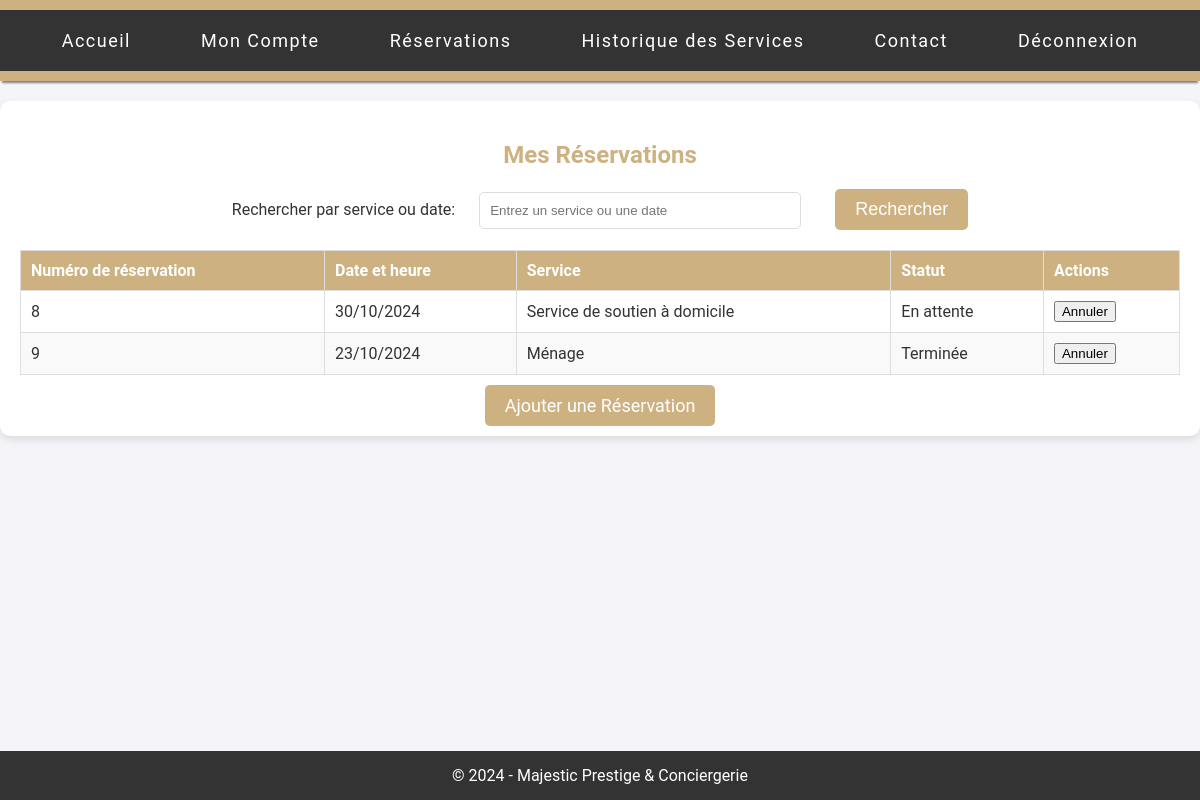
The page /dash_reservation/ (signed in) on the database as committed earlier.
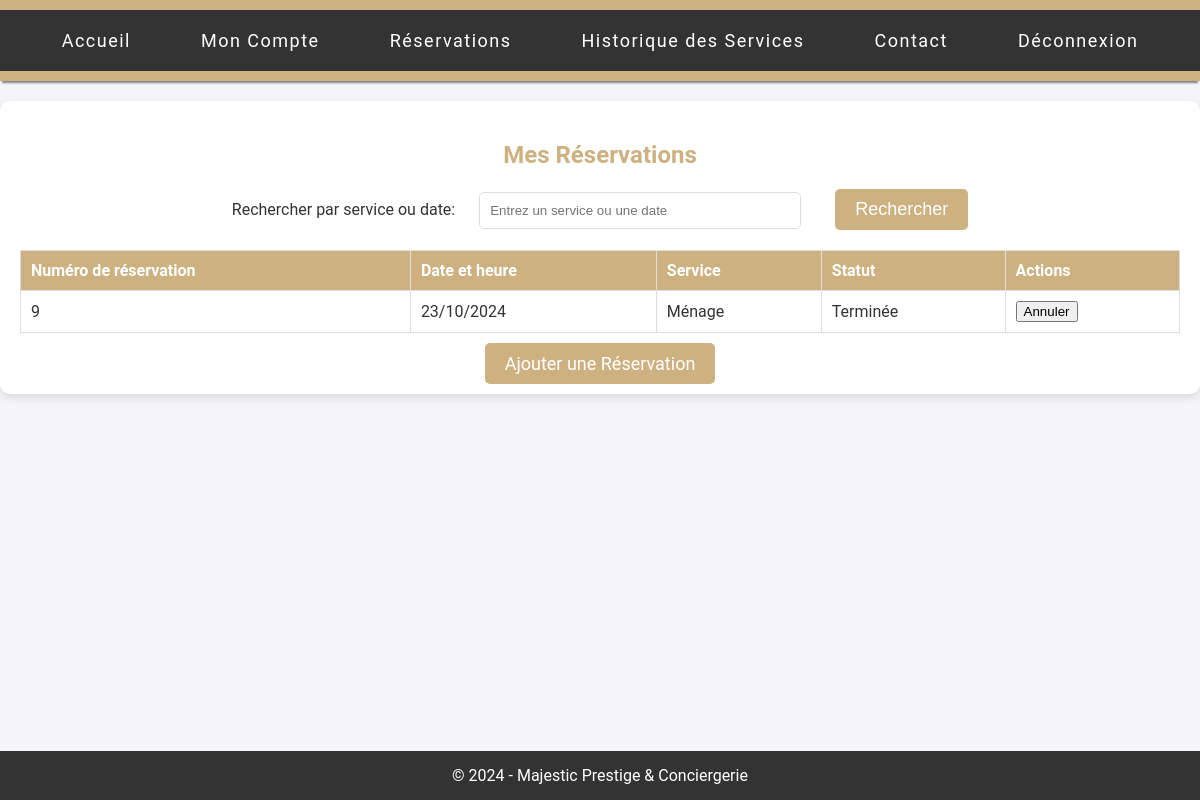
The same page on the database as committed later.
### services/models.py (models this page shows, shortened)
class BaseModel(models.Model):
    created_at = models.DateTimeField(auto_now_add=True)
    id = models.AutoField(primary_key=True)
    class Meta:
        abstract = True  # Indique que cette classe ne doit pas créer de table dans la base

class Reservation(BaseModel):
    STATUS_CHOICES = [
        ('En attente', 'En attente'),
        ('Confirmée', 'Confirmée'),
        ('Annulée', 'Annulée'),
        ('Terminée', 'Terminée'),
    ]
    client = models.ForeignKey(Client, on_delete=models.CASCADE)
    client_address = models.CharField(max_length=100)
    service = models.ForeignKey(Service, on_delete=models.CASCADE)
    service_description = models.TextField()
    datetime_start = models.DateTimeField()
    datetime_end = models.DateTimeField()
    reservation_status = models.CharField(
        max_length=25,
        choices=STATUS_CHOICES,
        default='En attente'
    )
    def __str__(self):
        username = self.client.user.username if self.client.user else "Client sans compte"
        return f'Reservation for {username} on {self.datetime_start}'

class Service(BaseModel):
    client = models.ForeignKey(Client, on_delete=models.CASCADE, default=1)
    service_name = models.CharField(max_length=50)
    service_description = models.TextField()
    date_service = models.DateTimeField(default=timezone.now)
    price = models.FloatField()
    image_path = models.CharField(max_length=255, blank=True, null=True)
    subservice1_name = models.CharField(max_length=50, blank=True, null=True)
    subservice1_description = models.TextField(blank=True, null=True)
    subservice2_name = models.CharField(max_length=50, blank=True, null=True)
    subservice2_description = models.TextField(blank=True, null=True)

### services/views.py (the view, shortened to what this page needs)
# urls.py: path('dash_reservation/', views.dash_reservation, name='dash_reservation'),
@login_required
def dash_reservation(request):
    query = request.GET.get('search', '').strip()
    reservations = Reservation.objects.none()
    if request.user.is_authenticated:
        client_instance = Client.objects.get(user=request.user)
        reservations = Reservation.objects.filter(client=client_instance)
        print("Toutes les réservations de l'utilisateur:", reservations)
    return render(request, 'dash_reservation.html', {'reservations': reservations, 'search': query})

### services/templates/front_end/dash_reservation.html (shortened to what this page needs)
{% load static %}
<!DOCTYPE html>
<html lang="fr">
<head>
    <link rel="stylesheet" href="{% static 'css/dash-reservation.css' %}">
</head>
<body>
    <header>
        <nav>
            <ul>
                <li><a href="{% url 'accueil' %}">Accueil</a></li>
                <li><a href="{% url 'mon_compte' %}">Mon Compte</a></li>
                <li><a href="{% url 'dash_reservation' %}">Réservations</a></li>
                <li><a href="{% url 'historique_service' %}">Historique des Services</a></li>
                <li><a href="{% url 'contact' %}">Contact</a></li>
                <li><a href="{% url 'logout_user' %}">Déconnexion</a></li>
            </ul>
        </nav>
    </header>
    <main>
        <h2>Mes Réservations</h2>
        <div class="search-container">
            <form action="{% url 'dash_reservation' %}" method="get">
                <label for="search">Rechercher par service ou date:</label>
                <input type="text" id="search" name="search" placeholder="Entrez un service ou une date" value="{{ search }}">
                <button type="submit">Rechercher</button>
            </form>
        </div>
        <table>
            <thead>
                <tr>
                    <th>Numéro de réservation</th>
                    <th>Date et heure</th>
                    <th>Service</th>
                    <th>Statut</th>
                    <th>Actions</th>
                </tr>
            </thead>
            <tbody>
                {% for reservation in reservations %}
    <tr>
        <td>{{ reservation.id }}</td>
        <td>{{ reservation.datetime_start|date:"d/m/Y" }}</td>
        <td>{{ reservation.service.service_name }}</td>
        <td>{{ reservation.reservation_status }}</td>
        <td>
            {% if reservation.status != 'Annulé' %}
                <form action="{% url 'cancel_reservation' reservation.id %}" method="post" style="display: inline;">
                    <button type="submit">Annuler</button>
                </form>
            {% else %}
                Annulé
            {% endif %}
        </td>
    </tr>
    {% empty %}
    <tr>
        <td colspan="5" id="message_confirmation">Aucune réservation trouvée.</td>
    </tr>
    {% endfor %}
            </tbody>
        </table>
        <div class="actions">
            <a href="{% url 'reserver' %}" class="button">Ajouter une Réservation</a>
        </div>
    </main>
    <footer>
        <p>&copy; 2024 - Majestic Prestige & Conciergerie</p>
    </footer>
</body>
</html>

Rows that differ between the two databases and show on the page:
removed Reservation: id "8", datetime_start "30/10/2024", service.service_name "Service de soutien à domicile", reservation_status "En attente"
